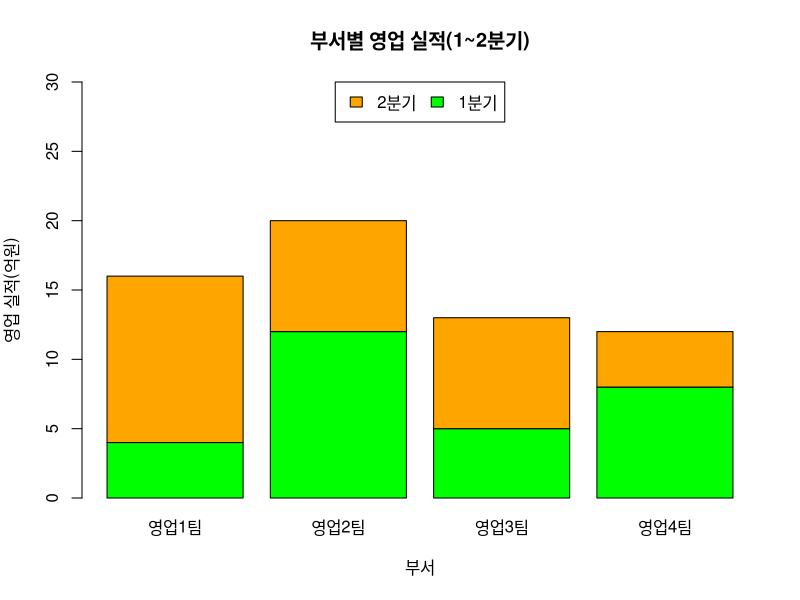
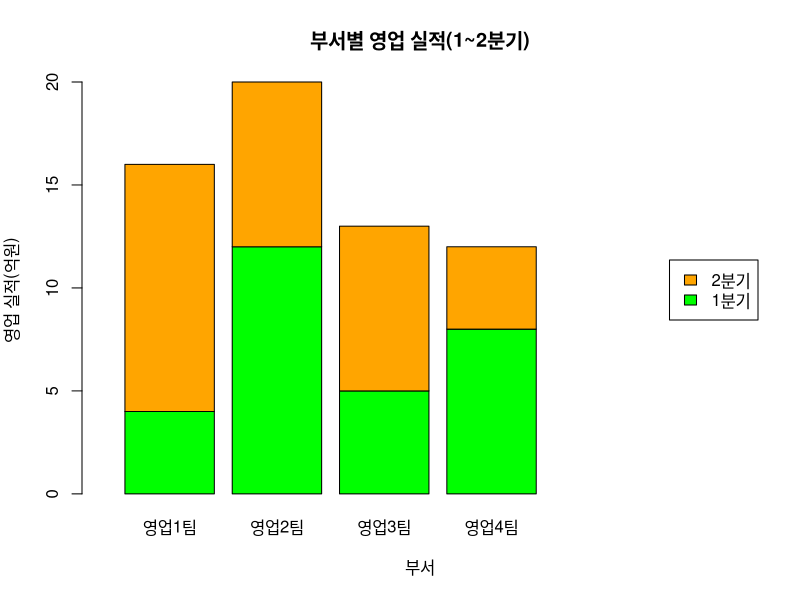
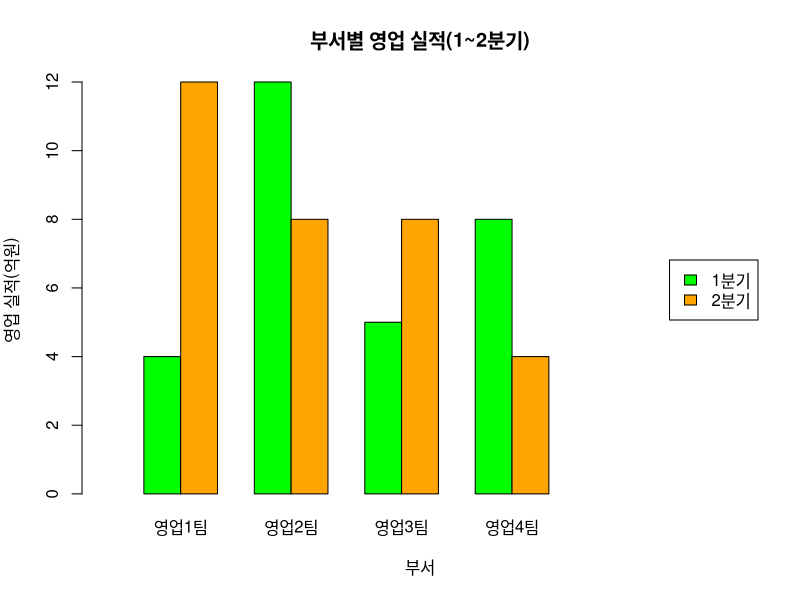

Source code (R) for these figures, in order:
dept <- c("영업1팀","영업2팀","영업3팀","영업4팀")
sales01 <- c(4,12,5,8)
sales02 <- c(12,8,8,4)
sales <- rbind(sales01, sales02)
sales

legend_lbl <- c("1분기","2분기")
barplot(sales,main="부서별 영업 실적(1~2분기)",
        names.arg=dept,
        xlab="부서",ylab="영업 실적(억원)",
        col=c("green","orange"),
        legend.text=legend_lbl,
        ylim=c(0,30),
        args.legend = list(x="top",ncol=2))

barplot(sales,main="부서별 영업 실적(1~2분기)",
        names.arg=dept,
        xlab="부서",ylab="영업 실적(억원)",
        col=c("green","orange"),
        legend.text=legend_lbl,
        xlim=c(0,7),
        args.legend = list(x="right"))

barplot(sales,main="부서별 영업 실적(1~2분기)",
        names.arg=dept,
        xlab="부서",ylab="영업 실적(억원)",
        col=c("green","orange"),
        legend.text=legend_lbl,
        xlim=c(0,17),
        args.legend = list(x="right"),
        beside=TRUE)